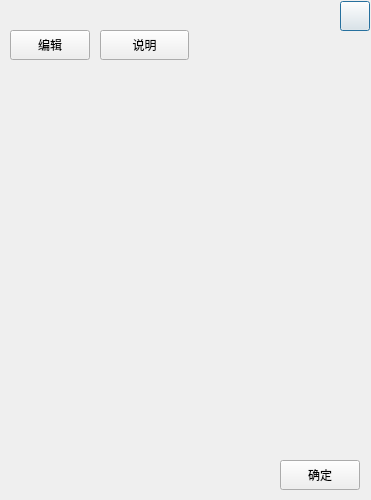
<?xml version="1.0" encoding="UTF-8"?>
<ui version="4.0">
 <class>EditPhraseFileDialog</class>
 <widget class="QDialog" name="EditPhraseFileDialog">
  <property name="geometry">
   <rect>
    <x>0</x>
    <y>0</y>
    <width>371</width>
    <height>500</height>
   </rect>
  </property>
  <property name="windowTitle">
   <string>Dialog</string>
  </property>
  <widget class="QPushButton" name="close_push_button">
   <property name="geometry">
    <rect>
     <x>340</x>
     <y>1</y>
     <width>30</width>
     <height>30</height>
    </rect>
   </property>
   <property name="text">
    <string/>
   </property>
  </widget>
  <widget class="QStackedWidget" name="stackedWidget">
   <property name="geometry">
    <rect>
     <x>10</x>
     <y>70</y>
     <width>351</width>
     <height>380</height>
    </rect>
   </property>
   <widget class="QWidget" name="page"/>
   <widget class="QWidget" name="page_2"/>
  </widget>
  <widget class="QPushButton" name="ok_push_button">
   <property name="geometry">
    <rect>
     <x>280</x>
     <y>460</y>
     <width>80</width>
     <height>30</height>
    </rect>
   </property>
   <property name="text">
    <string>确定</string>
   </property>
  </widget>
  <widget class="QPushButton" name="edit_push_button">
   <property name="geometry">
    <rect>
     <x>10</x>
     <y>30</y>
     <width>80</width>
     <height>30</height>
    </rect>
   </property>
   <property name="text">
    <string>编辑</string>
   </property>
  </widget>
  <widget class="QPushButton" name="instruction_push_button">
   <property name="geometry">
    <rect>
     <x>100</x>
     <y>30</y>
     <width>89</width>
     <height>30</height>
    </rect>
   </property>
   <property name="text">
    <string>说明</string>
   </property>
  </widget>
 </widget>
 <resources/>
 <connections/>
</ui>
